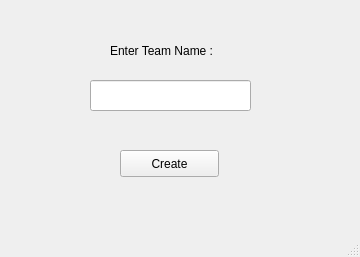
<?xml version="1.0" encoding="UTF-8"?>
<ui version="4.0">
 <class>MainWindow</class>
 <widget class="QMainWindow" name="MainWindow">
  <property name="geometry">
   <rect>
    <x>0</x>
    <y>0</y>
    <width>360</width>
    <height>257</height>
   </rect>
  </property>
  <property name="windowTitle">
   <string>MainWindow</string>
  </property>
  <widget class="QWidget" name="centralwidget">
   <widget class="QLabel" name="label">
    <property name="geometry">
     <rect>
      <x>110</x>
      <y>40</y>
      <width>141</width>
      <height>21</height>
     </rect>
    </property>
    <property name="text">
     <string>Enter Team Name :</string>
    </property>
   </widget>
   <widget class="QLineEdit" name="lineEdit">
    <property name="geometry">
     <rect>
      <x>90</x>
      <y>80</y>
      <width>161</width>
      <height>31</height>
     </rect>
    </property>
   </widget>
   <widget class="QPushButton" name="pushButton">
    <property name="geometry">
     <rect>
      <x>120</x>
      <y>150</y>
      <width>99</width>
      <height>27</height>
     </rect>
    </property>
    <property name="text">
     <string>Create</string>
    </property>
   </widget>
  </widget>
  <widget class="QMenuBar" name="menubar">
   <property name="geometry">
    <rect>
     <x>0</x>
     <y>0</y>
     <width>360</width>
     <height>25</height>
    </rect>
   </property>
  </widget>
  <widget class="QStatusBar" name="statusbar"/>
 </widget>
 <resources/>
 <connections/>
</ui>
